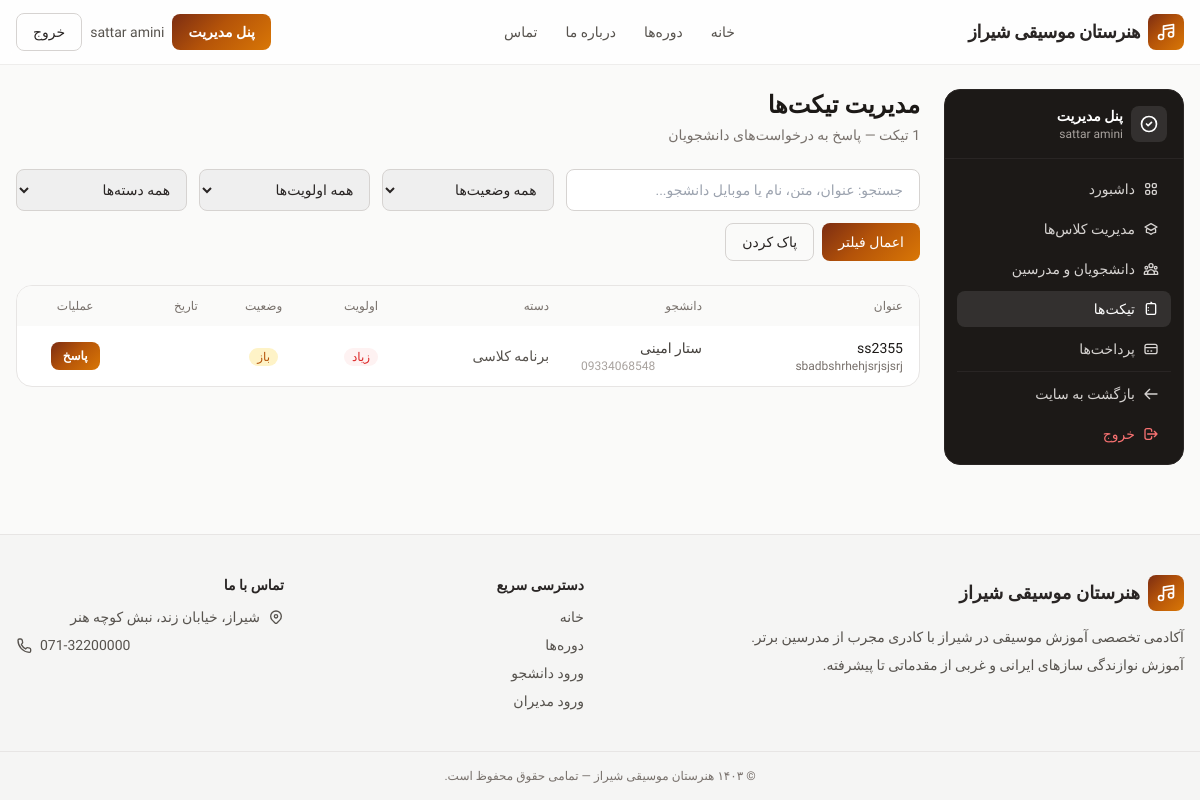
The page /manage/tickets/ (signed in) on the database as committed earlier.
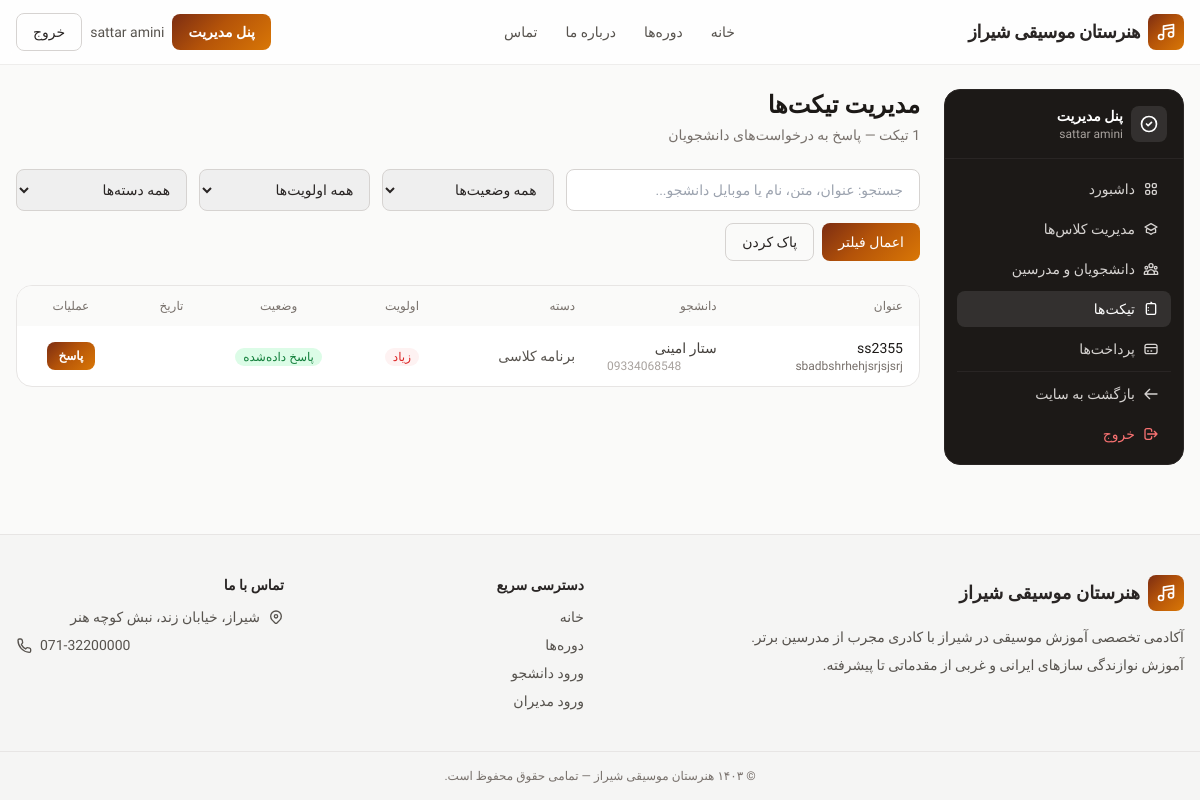
The same page on the database as committed later.
### apps/tickets/models.py (models this page shows, shortened)
class Ticket(models.Model):
    class Priority(models.TextChoices):
        LOW = "LOW", _("کم")
        NORMAL = "NORMAL", _("معمولی")
        HIGH = "HIGH", _("زیاد")
        URGENT = "URGENT", _("فوری")
    class Category(models.TextChoices):
        FINANCE = "FINANCE", _("مالی و پرداخت")
        CLASS = "CLASS", _("کلاس و دوره")
        SCHEDULE = "SCHEDULE", _("برنامه کلاسی")
        OTHER = "OTHER", _("سایر")
    class Status(models.TextChoices):
        OPEN = "OPEN", _("باز")
        ANSWERED = "ANSWERED", _("پاسخ داده‌شده")
        CLOSED = "CLOSED", _("بسته‌شده")
    student = models.ForeignKey(
        settings.AUTH_USER_MODEL, on_delete=models.CASCADE,
        related_name="tickets", verbose_name=_("دانشجو"),
    )
    title = models.CharField(_("عنوان"), max_length=200)
    description = models.TextField(_("متن درخواست"))
    priority = models.CharField(
        _("اولویت"), max_length=10, choices=Priority.choices, default=Priority.NORMAL
    )
    category = models.CharField(
        _("دسته‌بندی"), max_length=10, choices=Category.choices, default=Category.OTHER
    )
    status = models.CharField(
        _("وضعیت"), max_length=10, choices=Status.choices, default=Status.OPEN
    )
    created_at = models.DateTimeField(auto_now_add=True)
    updated_at = models.DateTimeField(auto_now=True)
    class Meta:
        verbose_name = _("تیکت")
        verbose_name_plural = _("تیکت‌ها")
        ordering = ["-created_at"]

### apps/accounts/models.py (models this page shows, shortened)
class User(AbstractUser):
    class Role(models.TextChoices):
        STUDENT = "STUDENT", _("دانشجو")
        TEACHER = "TEACHER", _("مدرس")
        ADMIN = "ADMIN", _("مدیر")
    username = None
    phone = models.CharField(_("شماره موبایل"), max_length=11, unique=True)
    national_id = models.CharField(
        _("کد ملی"), max_length=10, unique=True, null=True, blank=True
    )
    full_name = models.CharField(_("نام و نام خانوادگی"), max_length=150, blank=True)
    email = models.EmailField(_("ایمیل"), blank=True)
    role = models.CharField(
        _("نقش"), max_length=10, choices=Role.choices, default=Role.STUDENT
    )
    avatar = models.ImageField(
        _("تصویر پروفایل"), upload_to="avatars/", blank=True, null=True
    )
    created_at = models.DateTimeField(_("تاریخ عضویت"), auto_now_add=True)
    updated_at = models.DateTimeField(_("آخرین به‌روزرسانی"), auto_now=True)
    USERNAME_FIELD = "phone"
    REQUIRED_FIELDS = ["full_name"]
    objects = CustomUserManager()
    class Meta:
        verbose_name = _("کاربر")
        verbose_name_plural = _("کاربران")
        ordering = ["-created_at"]

### apps/admin_panel/views.py (the view, shortened to what this page needs)
# urls.py: path("tickets/", views.tickets_list, name="tickets"),
@admin_required
def tickets_list(request):
    tickets_qs = Ticket.objects.select_related("student").order_by("-created_at")
    q = request.GET.get("q", "").strip()
    status = request.GET.get("status", "")
    priority = request.GET.get("priority", "")
    category = request.GET.get("category", "")
    if status:
        tickets_qs = tickets_qs.filter(status=status)
    if priority:
        tickets_qs = tickets_qs.filter(priority=priority)
    if category:
        tickets_qs = tickets_qs.filter(category=category)
    return render(
        request,
        "admin_panel/tickets.html",
        {
            "tickets": tickets_qs,
            "filters": {"q": q, "status": status, "priority": priority, "category": category},
        },
    )

### apps/core/templatetags/persian_tags.py (called while the page is built)
@register.filter
def jdate(value, fmt="%d %B %Y"):
    if not value:
        return ""
    try:
        if isinstance(value, datetime):
            jd = jdatetime.datetime.fromgregorian(datetime=value)
        elif isinstance(value, date):
            jd = jdatetime.date.fromgregorian(date=value)
        else:
            return str(value)
        return jd.strftime(fmt)
    except Exception:
        return str(value)

### templates/admin_panel/tickets.html (shortened to what the changed rows need)
{% extends "admin_panel/admin_base.html" %}
{% load persian_tags %}
{% block panel_content %}
<div>
    <h1 class="text-2xl font-extrabold text-stone-900">مدیریت تیکت‌ها</h1>
</div>
<div class="mt-6 overflow-hidden rounded-2xl border border-stone-200 bg-white">
    <div class="overflow-x-auto">
        <table class="w-full text-sm">
            <thead class="bg-stone-50 text-right text-xs text-stone-500">
                <tr>
                    <th class="px-4 py-3 font-medium">عنوان</th>
                    <th class="px-4 py-3 font-medium">دانشجو</th>
                    <th class="px-4 py-3 font-medium">دسته</th>
                    <th class="px-4 py-3 font-medium text-center">اولویت</th>
                    <th class="px-4 py-3 font-medium text-center">وضعیت</th>
                    <th class="px-4 py-3 font-medium">تاریخ</th>
                    <th class="px-4 py-3 font-medium text-center">عملیات</th>
                </tr>
            </thead>
            <tbody class="divide-y divide-stone-100">
                {% for t in tickets %}
                <tr class="transition hover:bg-stone-50">
                    <td class="px-4 py-3">
                        <div class="font-medium text-stone-900">{{ t.title }}</div>
                        <div class="line-clamp-1 text-xs text-stone-500">{{ t.description }}</div>
                    </td>
                    <td class="px-4 py-3">
                        <div class="text-stone-700">{{ t.student.full_name|default:t.student.phone }}</div>
                        <div class="text-xs text-stone-400" dir="ltr">{{ t.student.phone }}</div>
                    </td>
                    <td class="px-4 py-3 text-stone-600">{{ t.get_category_display }}</td>
                    <td class="px-4 py-3 text-center">
                        <span class="rounded-full px-2 py-0.5 text-xs
                            {% if t.priority == 'URGENT' or t.priority == 'HIGH' %}bg-red-50 text-red-600
                            {% elif t.priority == 'NORMAL' %}bg-stone-100 text-stone-600
                            {% else %}bg-stone-50 text-stone-400{% endif %}">
                            {{ t.get_priority_display }}
                        </span>
                    </td>
                    <td class="px-4 py-3 text-center">
                        <span class="rounded-full px-2 py-0.5 text-xs
                            {% if t.status == 'OPEN' %}bg-amber-100 text-amber-700
                            {% elif t.status == 'ANSWERED' %}bg-green-100 text-green-700
                            {% else %}bg-stone-100 text-stone-500{% endif %}">
                            {{ t.get_status_display }}
                        </span>
                    </td>
                    <td class="px-4 py-3 text-stone-500">{{ t.created_at|jdate:"%d %B %Y" }}</td>
                    <td class="px-4 py-3 text-center">
                        <a href="{% url 'admin_panel:ticket_detail' t.pk %}" class="inline-block rounded-lg brand-gradient px-3 py-1.5 text-xs font-semibold text-white hover:opacity-90">
                            پاسخ
                        </a>
                    </td>
                </tr>
                {% empty %}
                <tr><td colspan="7" class="px-4 py-12 text-center text-stone-500">تیکتی یافت نشد.</td></tr>
                {% endfor %}
            </tbody>
        </table>
    </div>
</div>
{% endblock %}

Rows that differ between the two databases and show on the page:
changed Ticket "ss2355": status "باز" → "پاسخ داده‌شده"
